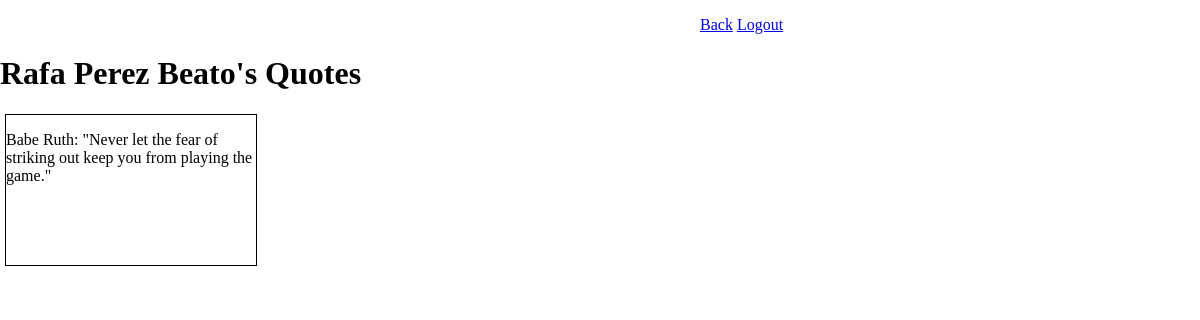
/user/7 (signed in), run on the app's committed database.
### belt_exam_app/models.py (models this page shows, shortened)
class User(models.Model):
    first_name = models.CharField(max_length=255)
    last_name = models.CharField(max_length=255)
    email = models.CharField(max_length=255)
    password = models.CharField(max_length=255)
    created_at = models.DateTimeField(auto_now_add=True)
    updated_at = models.DateTimeField(auto_now_add=True)
    objects = UserManager()

class Quote(models.Model):
    author = models.CharField(max_length=255, null= True)
    content = models.TextField()
    user = models.ForeignKey(User,related_name="quotes",on_delete=models.CASCADE)    # one to many
    likes = models.ManyToManyField(User, related_name="liked_quotes")    # many to many
    created_at = models.DateTimeField(auto_now_add=True)
    updated_at = models.DateTimeField(auto_now_add=True)
    objects = QuoteManager()

### belt_exam_app/views.py (the view)
# urls.py: path("user/<int:userID>", views.user_quotes),
def user_quotes(request, userID):
    context = {
        "addedQuotes" : Quote.objects.filter(user= userID),
        "userLoggedIn" : User.objects.get(id= request.session["userLoggedIn"]),
        "userWhoQuoted" : User.objects.get(id= userID)
    }
    return render(request, "user_quotes.html", context)

### belt_exam_app/templates/user_quotes.html (shortened to what this page needs)
<!DOCTYPE html>
<html lang="en">
<head>
    {% load static %}
    <link rel="stylesheet" href="{% static 'css/style.css' %}">
</head>
<body>
    <p style="margin-left: 700px;"><a href="/quotes">Back</a> <a href="/logout">Logout</a></p>
    <h1> {{userWhoQuoted.first_name}} {{userWhoQuoted.last_name}}'s Quotes</h1>
    {% for quote in addedQuotes %}
    <div class="quote_container">
        <p>{{quote.author}}: {{quote.content}}</p>
    </div>
    {% endfor %}
</body>
</html>

### belt_exam_app/static/css/style.css (style rules this page uses)
body { margin: 0px; }
.quote_container { width: 250px; height: 150px; border: 1px solid black; padding: 5x; margin: 5px; text-align: left; }

### data on the page
User: first_name "Rafa", last_name "Perez Beato"
Quote: author "Babe Ruth", content "\"Never let the fear of striking out keep you from playing the game.\""
